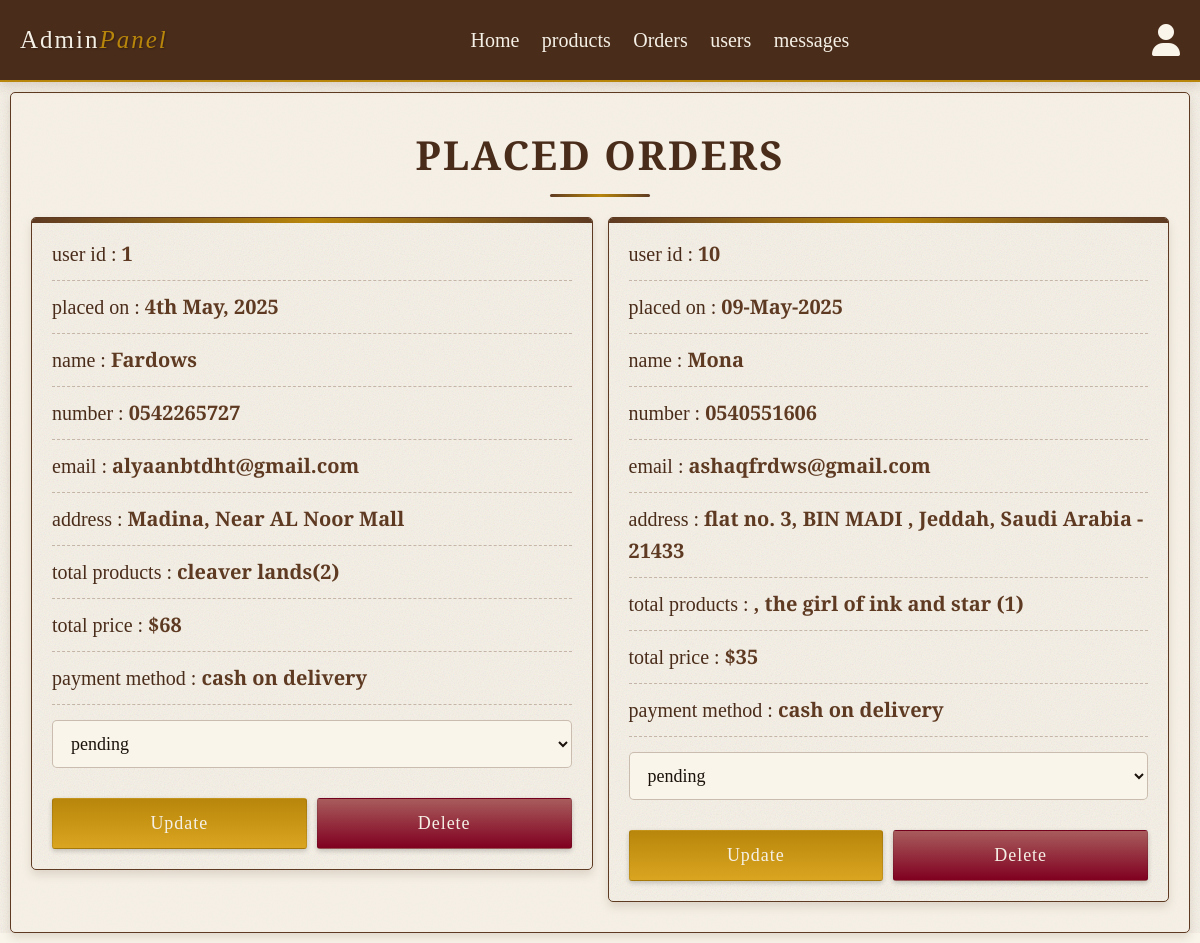
Screenshot of /admin_orders.php (signed in) with the database file from the repository.
### tables this page shows
CREATE TABLE `orders` (
  `id` int(100) NOT NULL,
  `user_id` int(100) NOT NULL,
  `name` varchar(100) NOT NULL,
  `number` varchar(10) NOT NULL,
  `email` varchar(100) NOT NULL,
  `method` varchar(50) NOT NULL,
  `address` varchar(500) NOT NULL,
  `total_products` varchar(1000) NOT NULL,
  `total_price` int(100) NOT NULL,
  `placed_on` varchar(50) NOT NULL,
  `payment_status` varchar(20) NOT NULL DEFAULT 'pending'
);

### admin_orders.php (the view, shortened to what this page needs)
<?php
include 'config.php' ;
?>
<!DOCTYPE html>
<html lang="en">
    <head>
       <link rel="stylesheet" href="https://cdnjs.cloudflare.com/ajax/libs/font-awesome/6.7.2/css/all.min.css">
        <link rel="stylesheet" href="./css/admin_style.css?v=<?php echo time(); ?>">
    </head>
    <body>
        <?php include 'admin_header.php'; ?>
        <section class="orders">
            <h1 class="title">placed orders</h1>
            <div class="box-container">
                <?php
                    $select_orders = mysqli_query($conn, "SELECT * FROM `orders`") or die('query failed');
                    if(mysqli_num_rows($select_orders) > 0){
                        while($fetch_orders = mysqli_fetch_assoc($select_orders)){
                ?>
                <div class="box">
                    <p> user id : <span><?php echo $fetch_orders['user_id']; ?></span> </p>
                    <p> placed on : <span><?php echo $fetch_orders['placed_on']; ?></span> </p>
                    <p> name : <span><?php echo $fetch_orders['name']; ?></span> </p>
                    <p> number : <span><?php echo $fetch_orders['number']; ?></span> </p>
                    <p> email : <span><?php echo $fetch_orders['email']; ?></span> </p>
                    <p> address : <span><?php echo $fetch_orders['address']; ?></span> </p>
                    <p> total products : <span><?php echo $fetch_orders['total_products']; ?></span> </p>
                    <p> total price : <span>$<?php echo $fetch_orders['total_price']; ?></span> </p>
                    <p> payment method : <span><?php echo $fetch_orders['method']; ?></span> </p>
                    <form action="" method="post">
                        <select name="update_payment">
                            <option value="" selected disabled><?php echo $fetch_orders['payment_status']; ?></option>
                        </select>
                        <div class="button-group">
                            <input type="submit" value="update" name="update_order" class="option-btn">
                            <a href="admin_orders.php?delete=<?php echo $fetch_orders['id']; ?>" class="delete-btn" onclick="return confirm('delete this order?');">delete</a>
                        </div>
                    </form>
                </div>
                <?php
                        }
                    }else{
                        echo '<p class="empty">no orders placed yet!</p>';
                    }
                ?>
            </div>
        </section>
    </body>
</html>

### css/admin_style.css (style rules this page uses)
:root { --parchment: #f5f0e6; --leather: #5e3a22; --mahogany: #4a2c1a; --ink: #1a120b; --maroon: #800020; --gold: #b8860b; --dusty-red: #a85c5c; --library-green: #556b2f; --light-bg: #f9f5eb; --border: .1rem solid var(--leather); --box-shadow: 0 .5rem 1rem rgba(94, 58, 34, 0.15); }
* { margin: 0; padding: 0; box-sizing: border-box; outline: none; border: none; text-decoration: none; transition: all .2s ease-in-out; }
html { font-size: 62.5%; overflow-x: hidden; background-color: var(--light-bg); }
body { background-color: var(--parchment); background-image: var(--texture); font-family: 'Cormorant Garamond', serif; color: var(--ink); line-height: 1.6; }
section { padding: 3rem 2rem; background-color: rgba(245, 240, 230, 0.9); border-radius: 0.5rem; margin: 1rem; box-shadow: var(--box-shadow); border: var(--border); position: relative; }
section::before { content: ""; position: absolute; top: 0; left: 0; right: 0; bottom: 0; background: linear-gradient( 135deg, rgba(94, 58, 34, 0.05) 0%, rgba(245, 240, 230, 0.8) 50%, rgba(94, 58, 34, 0.05) 100% ); pointer-events: none; border-radius: 0.5rem; z-index: -1; }
.title { text-align: center; margin-bottom: 2rem; text-transform: uppercase; color: var(--mahogany); font-size: 4rem; font-family: 'Cinzel', serif; letter-spacing: 0.2rem; position: relative; padding-bottom: 1rem; }
.title::after { content: ""; position: absolute; bottom: 0; left: 50%; transform: translateX(-50%); width: 10rem; height: 0.3rem; background: linear-gradient(90deg, var(--leather), var(--gold), var(--leather)); border-radius: 0.5rem; }
.btn, .option-btn, .delete-btn, .white-btn { display: inline-block; margin-top: 1rem; padding: 1rem 3rem; cursor: pointer; color: var(--parchment); font-size: 1.8rem; border-radius: 0.3rem; text-transform: capitalize; font-family: 'Cinzel', serif; letter-spacing: 0.1rem; position: relative; overflow: hidden; transition: all 0.3s ease; box-shadow: 0 2px 5px rgba(0, 0, 0, 0.2); border: 1px solid rgba(0, 0, 0, 0.1); }
.btn::before, .option-btn::before, .delete-btn::before, .white-btn::before { content: ""; position: absolute; top: 0; left: -100%; width: 100%; height: 100%; background: linear-gradient( 90deg, transparent, rgba(255, 255, 255, 0.2), transparent ); transition: 0.5s; }
.option-btn { background-color: var(--gold); background-image: linear-gradient(to bottom, var(--gold), #daa520); }
.delete-btn { background-color: var(--dusty-red); background-image: linear-gradient(to bottom, var(--dusty-red), var(--maroon)); }
.orders .box-container { display: grid; grid-template-columns: repeat(auto-fit, minmax(30rem, 1fr)); justify-content: center; gap: 1.5rem; max-width: 1200px; margin: 0 auto; align-items: flex-start; }
.orders .box-container .box { background-color: var(--parchment); padding: 2rem; border: var(--border); box-shadow: var(--box-shadow); border-radius: 0.5rem; position: relative; overflow: hidden; background-image: var(--texture); transition: all 0.3s ease; }
.orders .box-container .box::before { content: ""; position: absolute; top: 0; left: 0; width: 100%; height: 0.5rem; background: linear-gradient(90deg, var(--leather), var(--gold), var(--leather)); }
.orders .box-container .box p { padding-bottom: 1rem; font-size: 2rem; color: var(--mahogany); font-family: 'Cormorant Garamond', serif; border-bottom: 1px dashed rgba(94, 58, 34, 0.3); margin-bottom: 1rem; }
.orders .box-container .box p span { color: var(--leather); font-weight: 600; }
.orders .box-container .box form { text-align: center; }
.orders .box-container .box form select { border-radius: 0.5rem; margin: 0.5rem 0; width: 100%; background-color: var(--light-bg); border: 1px solid rgba(94, 58, 34, 0.3); padding: 1.2rem 1.4rem; font-size: 1.8rem; color: var(--ink); font-family: 'Cormorant Garamond', serif; transition: all 0.3s ease; }
.orders .box-container .box form .button-group { display: flex; gap: 1rem; margin-top: 1rem; }
.orders .box-container .box form .button-group .option-btn, .orders .box-container .box form .button-group .delete-btn { flex: 1; text-align: center; padding: 1rem; font-size: 1.8rem; }
.orders .box-container .box form select { width: 100%; margin-bottom: 1rem; }

### rows the page displays
orders: user "1", placed_on "4th May, 2025", name "Fardows", number "0542265727", email "alyaanbtdht@gmail.com", address "Madina, Near AL Noor Mall", total_products "cleaver lands(2)", total_price "68", method "cash on delivery", update_payment "pending"
orders: user "10", placed_on "09-May-2025", name "Mona", number "0540551606", email "ashaqfrdws@gmail.com", address "flat no. 3, BIN MADI , Jeddah, Saudi Arabia - 21433", total_products ", the girl of ink and star (1)", total_price "35", method "cash on delivery", update_payment "pending"
